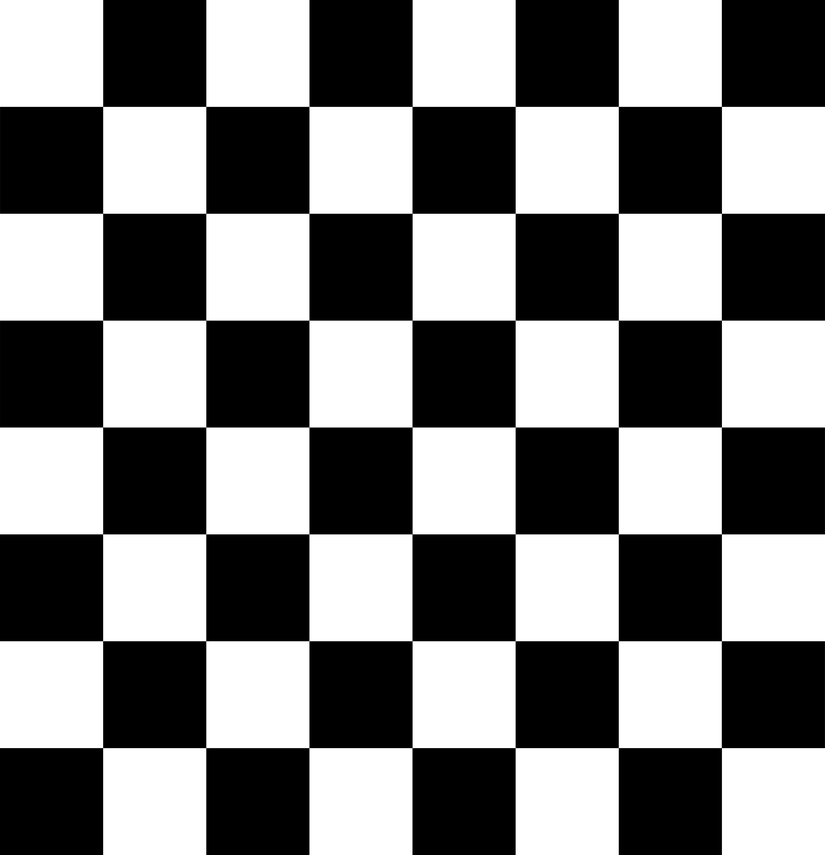
#> input picture data/chessboard.png, 825 x 855 px, shrunk from 3595 x 3723 before the run
$ python 28_Hough_Line_P_Method.py
#> lines starting #> are read from the running program, lines starting #| are printed output that depends on the picture; after the words box and inside, x2 and y2 are one past the last pixel; in counts of white or black regions, pixels touching at a corner belong together
import cv2
import numpy as np

img = cv2.imread('./data/chessboard.png')
#> img is the input picture: shape (855, 825, 3); min 0, max 255, mean 127.5
gray = cv2.cvtColor(img, cv2.COLOR_BGR2GRAY)
edges = cv2.Canny(gray,50,150,apertureSize=3)
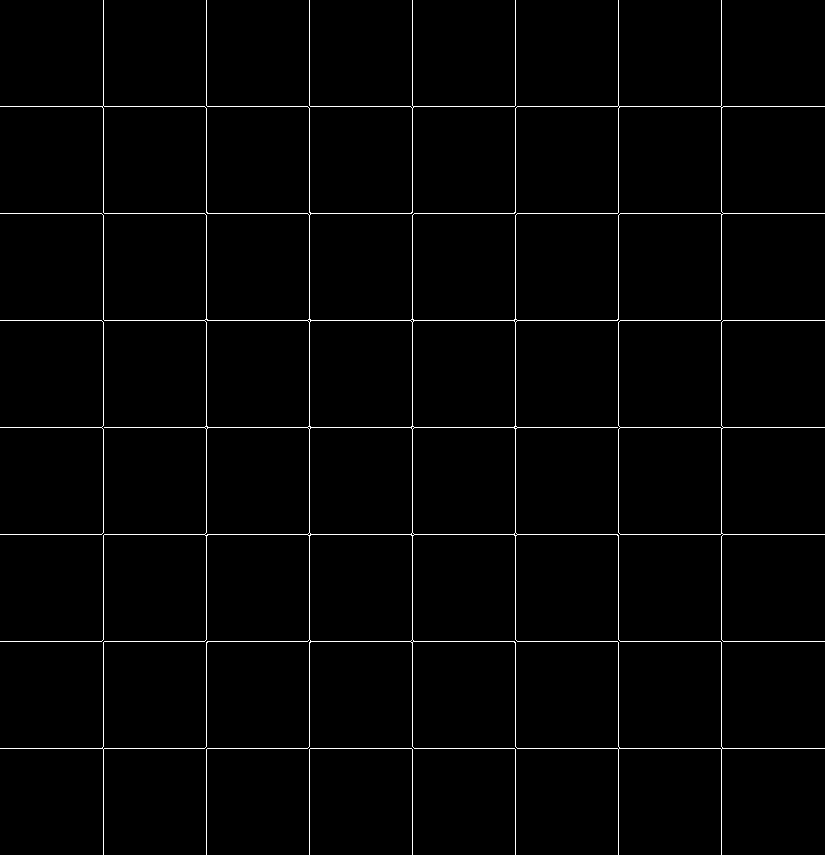
#> edges: shape (855, 825); 1.7% white in thin lines or dots
cv2.imshow('edges',edges)
#hough lines
#rhp = distance resolution of the accumulator in pixels
#thetha = angle resolution of the accumulator in radians
#threshold = accumulator threshold parameter to filter out lines above threshold
lines = cv2.HoughLinesP(edges,1,np.pi/180,200)
#> lines = 61 rows, first 6: [414, 213, 514, 213], [206, 854, 206, 749], [412, 319, 412, 215], [620, 320, 720, 320], [413, 641, 514, 641], [515, 319, 515, 215]

for line in lines:
    x1, y1, x2, y2 = line[0]
    cv2.line(img,(x1,y1),(x2,y2),(255,0,0),2)
#> this loop made 61 passes
#> (x1, y1, x2, y2) on passes 1 to 12: (414, 213, 514, 213), (206, 854, 206, 749), (412, 319, 412, 215), (620, 320, 720, 320), (413, 641, 514, 641), (515, 319, 515, 215), (619, 106, 720, 106), (309, 746, 309, 642), (103, 425, 103, 322), (721, 425, 721, 322), (104, 748, 204, 748), (517, 534, 617, 534)
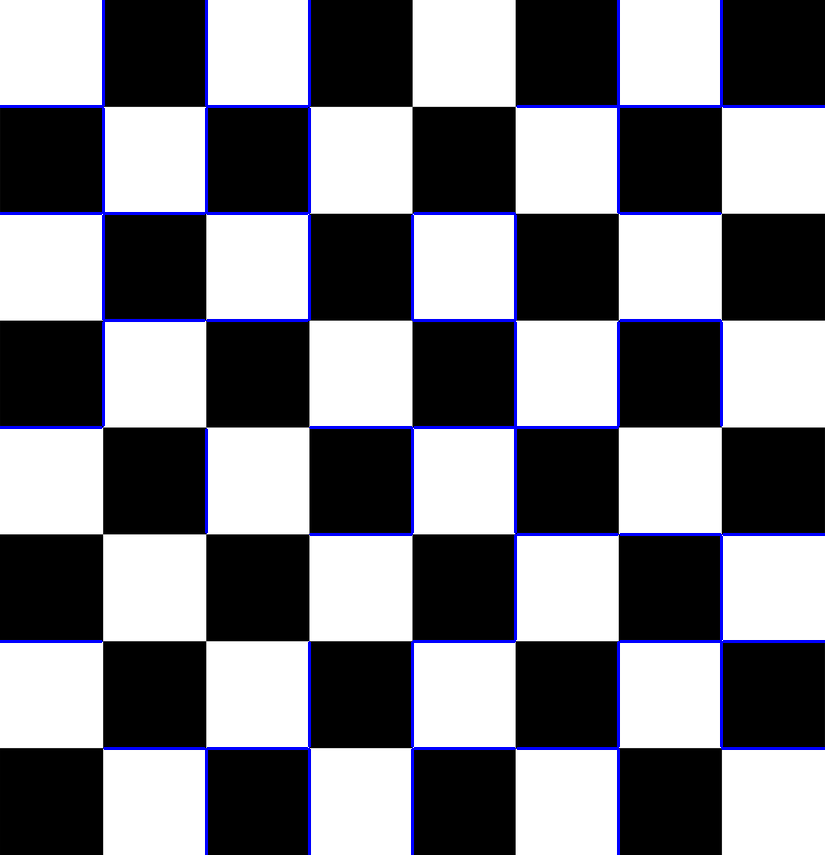
#> img: shape (855, 825, 3); 2.69% of pixels changed, all inside (x1, y1, x2, y2) = (0, 0, 825, 855)

cv2.imshow('img',img)
cv2.waitKey(0)
cv2.destroyAllWindows()
